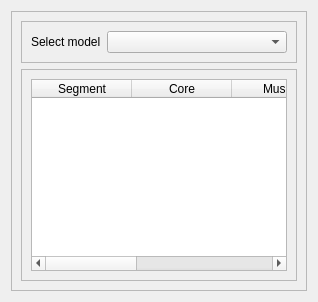
      <widget class="QWidget" name="tab_2">
       <attribute name="title">
        <string>Heat capacity</string>
       </attribute>
       <layout class="QHBoxLayout" name="horizontalLayout_3">
        <item>
         <widget class="QFrame" name="frame_6">
          <property name="frameShape">
           <enum>QFrame::StyledPanel</enum>
          </property>
          <property name="frameShadow">
           <enum>QFrame::Raised</enum>
          </property>
          <layout class="QGridLayout" name="gridLayout_6">
           <item row="0" column="0">
            <layout class="QVBoxLayout" name="verticalLayout_6">
             <item>
              <widget class="QFrame" name="frame_9">
               <property name="sizePolicy">
                <sizepolicy hsizetype="Preferred" vsizetype="Preferred">
                 <horstretch>0</horstretch>
                 <verstretch>0</verstretch>
                </sizepolicy>
               </property>
               <property name="frameShape">
                <enum>QFrame::StyledPanel</enum>
               </property>
               <property name="frameShadow">
                <enum>QFrame::Raised</enum>
               </property>
               <layout class="QHBoxLayout" name="horizontalLayout_11">
                <item>
                 <widget class="QLabel" name="label_5">
                  <property name="sizePolicy">
                   <sizepolicy hsizetype="Fixed" vsizetype="Preferred">
                    <horstretch>0</horstretch>
                    <verstretch>0</verstretch>
                   </sizepolicy>
                  </property>
                  <property name="text">
                   <string>Select model</string>
                  </property>
                 </widget>
                </item>
                <item>
                 <widget class="QComboBox" name="comboBox_heat_capacity">
                  <property name="sizePolicy">
                   <sizepolicy hsizetype="Preferred" vsizetype="Fixed">
                    <horstretch>0</horstretch>
                    <verstretch>0</verstretch>
                   </sizepolicy>
                  </property>
                  <item>
                   <property name="text">
                    <string/>
                   </property>
                  </item>
                  <item>
                   <property name="text">
                    <string>Custom</string>
                   </property>
                  </item>
                 </widget>
                </item>
               </layout>
              </widget>
             </item>
             <item>
              <widget class="QFrame" name="frame_10">
               <property name="frameShape">
                <enum>QFrame::StyledPanel</enum>
               </property>
               <property name="frameShadow">
                <enum>QFrame::Raised</enum>
               </property>
               <layout class="QGridLayout" name="gridLayout_7">
                <item row="0" column="0">
                 <widget class="QTableWidget" name="table_heat_capacity">
                  <column>
                   <property name="text">
                    <string>Segment</string>
                   </property>
                  </column>
                  <column>
                   <property name="text">
                    <string>Core</string>
                   </property>
                  </column>
                  <column>
                   <property name="text">
                    <string>Muscle</string>
                   </property>
                  </column>
                  <column>
                   <property name="text">
                    <string>Fat</string>
                   </property>
                  </column>
                  <column>
                   <property name="text">
                    <string>Skin</string>
                   </property>
                  </column>
                 </widget>
                </item>
               </layout>
              </widget>
             </item>
            </layout>
           </item>
          </layout>
         </widget>
        </item>
       </layout>
      </widget>
